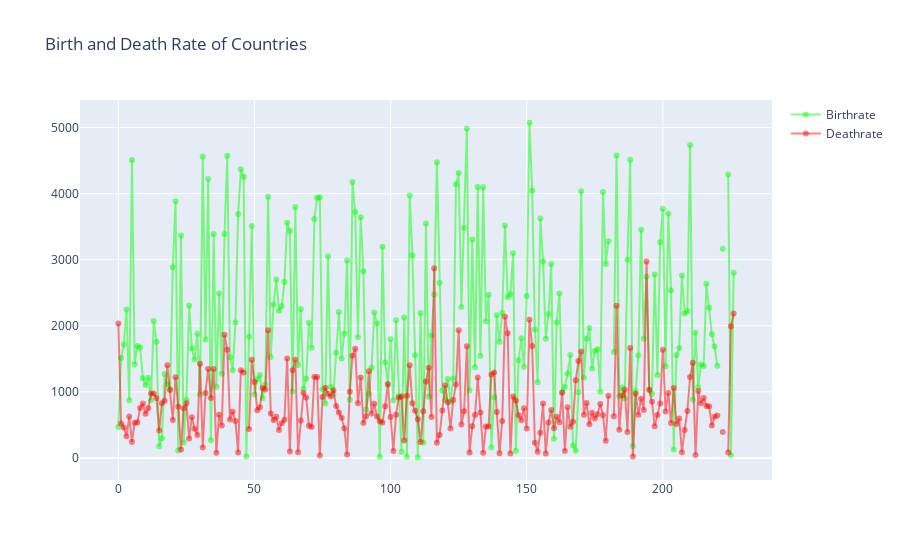

Write notebook code for a chart like this one.
### Markdown cell above
## Birth and Death Rates of Countries

### Code cell
birthrate = go.Scatter(
    x = df_data.index,
    y = df_data.Birthrate,
    mode = 'lines+markers',
    name = 'Birthrate',
    marker = dict(color = 'rgba(10, 255, 10, 0.5)'),
    text = df_data.Country)

deathrate = go.Scatter(
    x = df_data.index,
    y = df_data.Deathrate,
    mode = 'lines+markers',
    name = 'Deathrate',
    marker = dict(color = 'rgba(255, 10, 10, 0.5)'),
    text = df_data.Country)

layout = dict(title = 'Birth and Death Rate of Countries',
             xaxis = dict(zeroline = False)
             )

data = [birthrate, deathrate]
fig = dict(data = data, layout = layout)

iplot(fig)

### Figure 1 — Plotly figure (JSON) as saved in the notebook; plotly's stock layout.template omitted (floating-point values rounded to 4 significant figures; data arrays with more than 128 entries replaced by an {"elided": "..."} marker saying what was removed)
{"data": [{"marker": {"color": "rgba(10, 255, 10, 0.5)"}, "mode": "lines+markers", "name": "Birthrate", "text": {"elided": "227 str values"}, "type": "scatter", "x": {"elided": "227 int values"}, "y": {"elided": "227 str values"}}, {"marker": {"color": "rgba(255, 10, 10, 0.5)"}, "mode": "lines+markers", "name": "Deathrate", "text": {"elided": "227 str values"}, "type": "scatter", "x": {"elided": "227 int values"}, "y": {"elided": "227 str values"}}], "layout": {"title": {"text": "Birth and Death Rate of Countries"}, "xaxis": {"zeroline": false}}}
